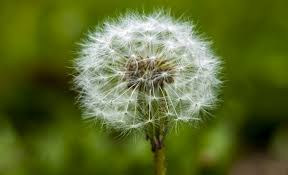
#> input picture hh.jpg, 288 x 175 px, found by its file name
$ python k-means-clustering.py
#> lines starting #> are read from the running program, lines starting #| are printed output that depends on the picture
import cv2
import numpy as np

# Membaca gambar
image = cv2.imread('hh.jpg')
#> image is the input picture: shape (175, 288, 3); mean B, G, R 45.1, 106.6, 93.1
Z = image.reshape((-1, 3))

# Konversi ke float32
Z = np.float32(Z)

# Kriteria K-means
criteria = (cv2.TERM_CRITERIA_EPS + cv2.TERM_CRITERIA_MAX_ITER, 10, 1.0)
K = 3
ret, label, center = cv2.kmeans(Z, K, None, criteria, 10, cv2.KMEANS_RANDOM_CENTERS)
#> ret = 69712159.5; center = [[167.5, 187.6, 176.7], [22.4, 106.2, 89.57], [3.07, 62.97, 51.42]]

# Konversi kembali ke uint8 dan reshape
center = np.uint8(center)
#> center = [[167, 187, 176], [22, 106, 89], [3, 62, 51]]
res = center[label.flatten()]
segmented_image = res.reshape((image.shape))
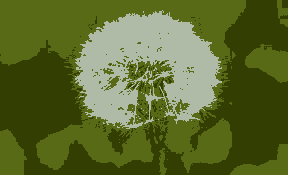
#> segmented_image: shape (175, 288, 3); mean B, G, R 44.8, 106.1, 92.6

# Menampilkan hasil
cv2.imshow('K-Means Segmentation', segmented_image)
cv2.waitKey(0)
cv2.destroyAllWindows()

$ run again, with dk.jpg copied over hh.jpg
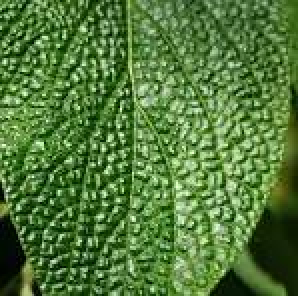
#> input picture dk.jpg, 149 x 148 px, found by its file name (shown 2 times larger)
#> image is the input picture: shape (148, 149, 3); mean B, G, R 58.7, 121.7, 81.8
#> `ret, label, center = cv2.kmeans(Z, K, None, criteria, 10, cv2.KMEANS_R..`: ret = 24826939.5; center = [[124.3, 190.8, 149.1], [62.61, 130.2, 88.32], [12.69, 68.22, 31.66]]
#> `center = np.uint8(center)`: center = [[124, 190, 149], [62, 130, 88], [12, 68, 31]]
#> `segmented_image = res.reshape((image.shape))`:
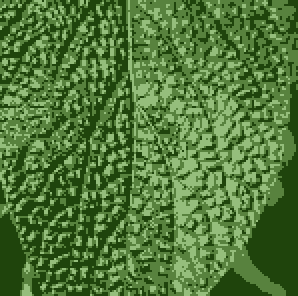
#> segmented_image: shape (148, 149, 3) (shown 2 times larger); mean B, G, R 58.1, 121.4, 81.4

$ run again, with ss.jpg copied over hh.jpg
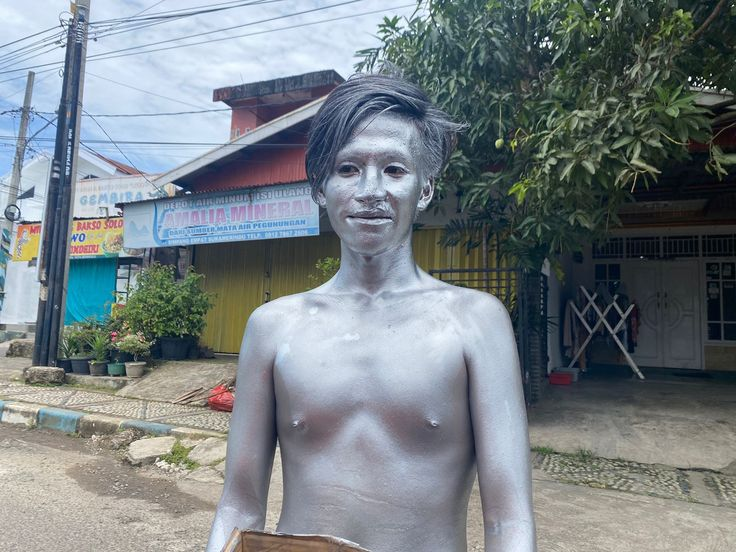
#> input picture ss.jpg, 736 x 552 px, found by its file name
#> image is the input picture: shape (552, 736, 3); mean B, G, R 132.1, 128.1, 119.3
#> `ret, label, center = cv2.kmeans(Z, K, None, criteria, 10, cv2.KMEANS_R..`: ret = 727850865.1; center = [[214.7, 203.5, 192.6], [57.34, 56.58, 46.43], [135.7, 135.1, 130.2]]
#> `center = np.uint8(center)`: center = [[214, 203, 192], [57, 56, 46], [135, 135, 130]]
#> `segmented_image = res.reshape((image.shape))`:
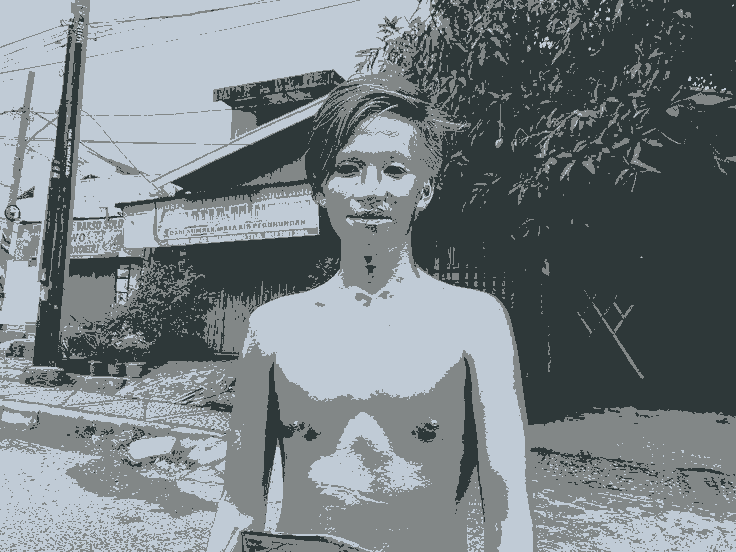
#> segmented_image: shape (552, 736, 3); mean B, G, R 131.6, 127.7, 118.9
